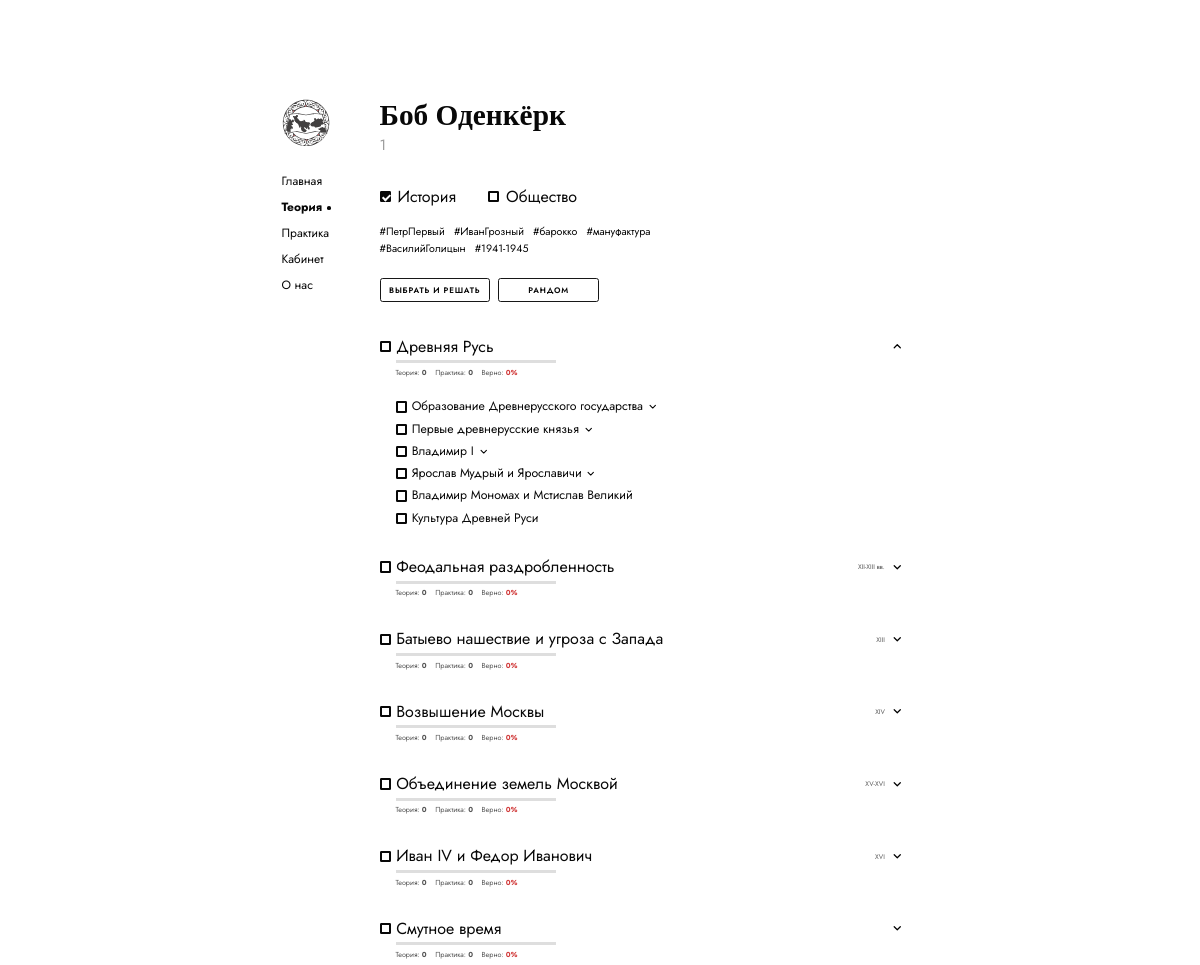
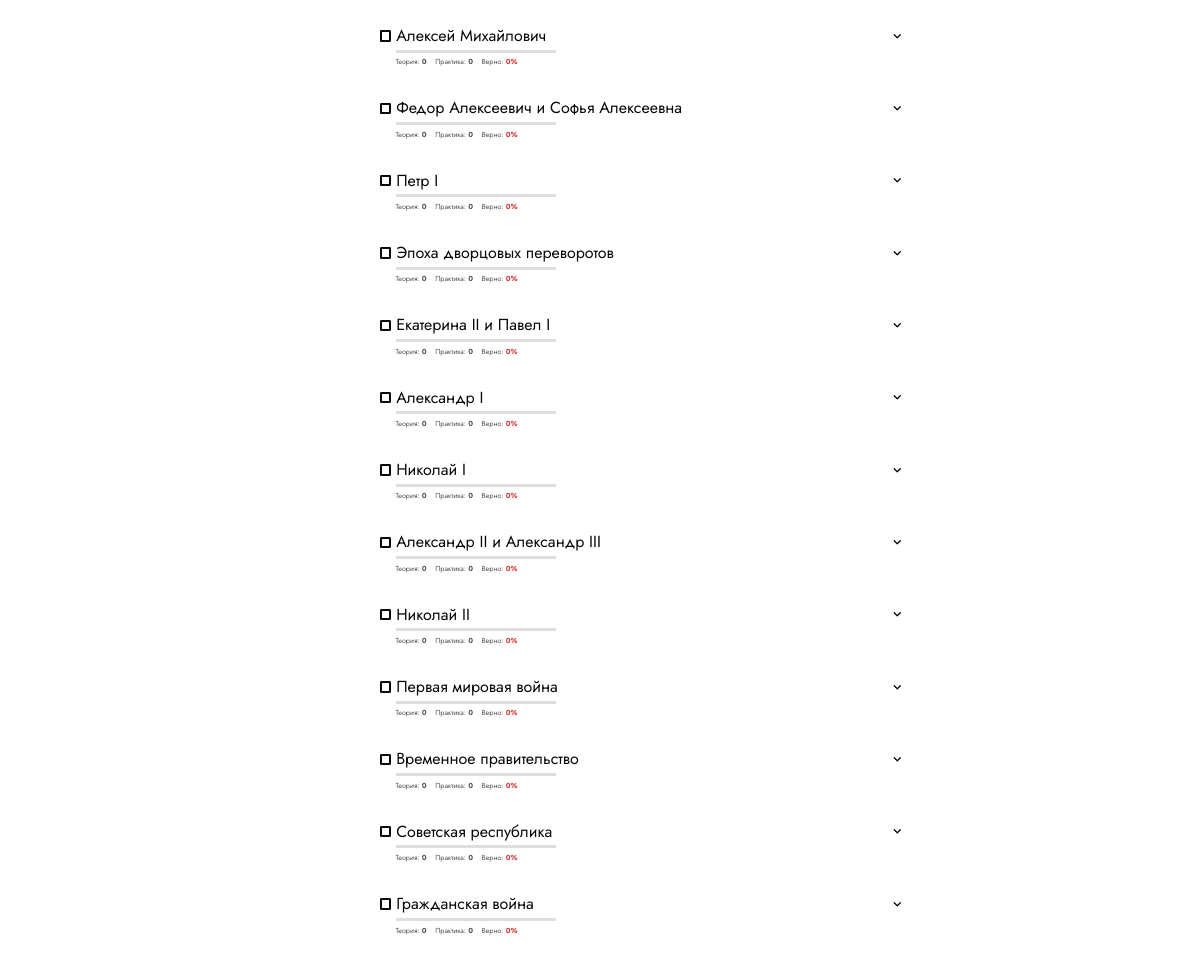
Page /rubricator/ (signed in, upper part) on the earlier database version (2 pictures, top to bottom).
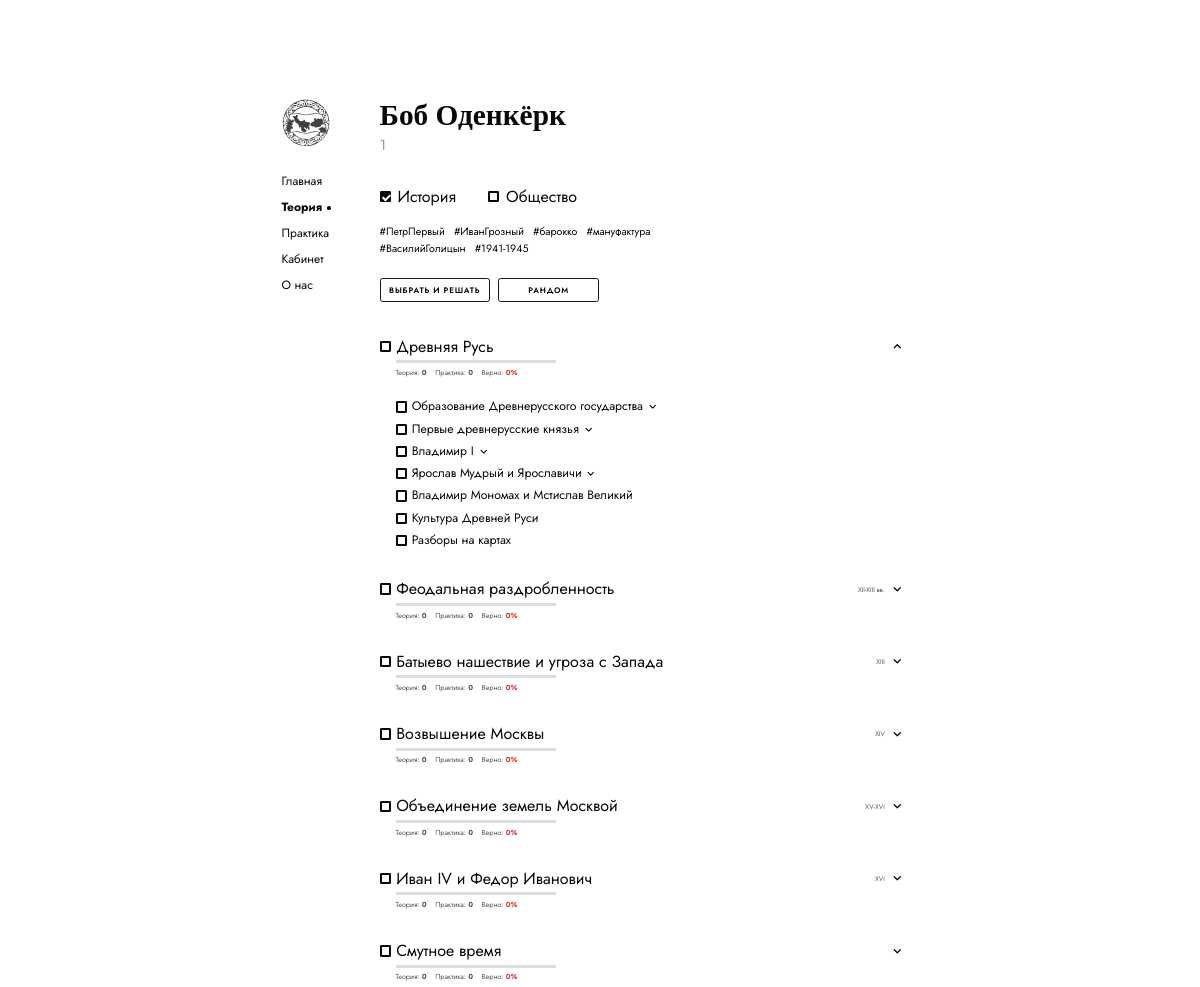
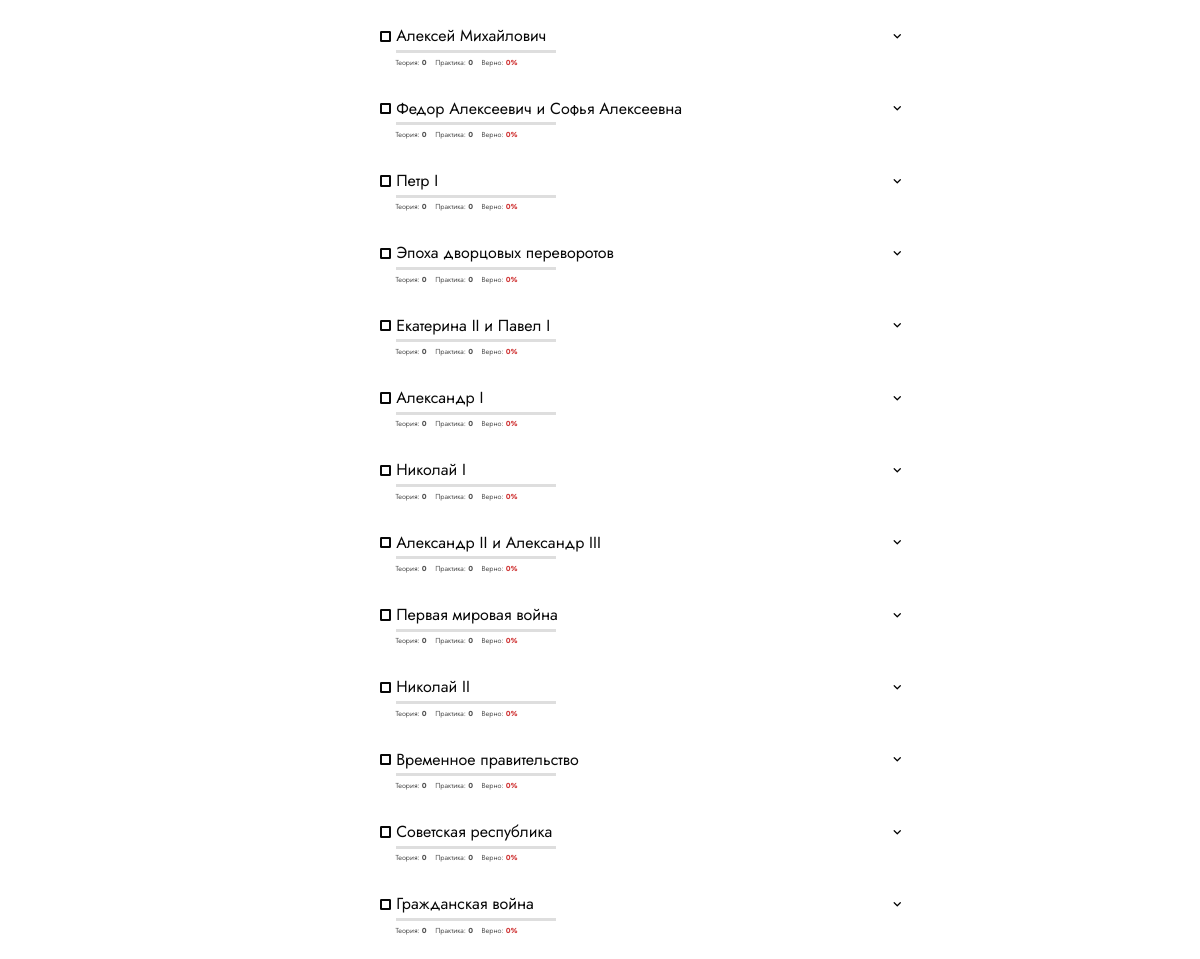
Same page on the later database version (2 pictures, top to bottom).
### learning/models.py (models this page shows, shortened)
class Student(models.Model):
    EXAM_CHOICES = [
        ("OGE", "ОГЭ"),
        ("EGE", "ЕГЭ"),
    ]
    name = models.CharField("Имя ученика", max_length=150)
    exam = models.CharField(
        "Экзамен",
        max_length=3,
        choices=EXAM_CHOICES
    )
    subjects = models.ManyToManyField(
        Subject,
        verbose_name="Предметы",
        related_name="students"
    )
    is_demo = models.BooleanField("Демонстрационный аккаунт", default=False)
    class Meta:
        verbose_name = "Ученик"
        verbose_name_plural = "Ученики"

class Subject(models.Model):
    title = models.CharField("Название предмета", max_length=100)
    description = models.TextField("Описание", blank=True)
    class Meta:
        verbose_name = "Предмет"
        verbose_name_plural = "Предметы"

class Topic(models.Model):
    subject = models.ForeignKey(
        Subject,
        on_delete=models.CASCADE,
        related_name="topics",
        verbose_name="Предмет"
    )
    title = models.CharField("Название темы", max_length=200)
    description = models.TextField("Краткое описание", blank=True)
    period = models.CharField("Период", max_length=100, blank=True)
    hashtags = models.CharField("Хештеги", max_length=300, blank=True,
                                help_text="Укажи через пробел, например: #ДревняяРусь #Князья")
    completion_percent = models.PositiveSmallIntegerField("Выполнение, %", default=0)
    theory_percent = models.PositiveSmallIntegerField("Теория, %", default=0)
    practice_percent = models.PositiveSmallIntegerField("Практика, %", default=0)
    correct_percent = models.PositiveSmallIntegerField("Верных ответов, %", default=0)
    order = models.PositiveIntegerField("Порядок", default=0)
    class Meta:
        verbose_name = "Тема"
        verbose_name_plural = "Темы"
        ordering = ["order", "id"]

class Lesson(models.Model):
    SPECIAL_CATEGORY_CHOICES = [
        ("", "Обычная подтема"),
        ("culture", "Культура"),
        ("maps", "Разборы на карте"),
    ]
    topic = models.ForeignKey(
        Topic,
        on_delete=models.CASCADE,
        related_name="lessons",
        verbose_name="Тематический блок"
    )
    title = models.CharField("Название подтемы", max_length=200)
    description = models.TextField("Краткое описание", blank=True)
    content = models.TextField("Теория", blank=True)
    completion_percent = models.PositiveSmallIntegerField("Выполнение, %", default=0)
    order = models.PositiveIntegerField("Порядок", default=0)
    is_published = models.BooleanField("Опубликована", default=False)
    special_category = models.CharField(
        "Особая категория",
        max_length=20,
        choices=SPECIAL_CATEGORY_CHOICES,
        blank=True,
        default="",
    )
    class Meta:
        verbose_name = "Подтема"
        verbose_name_plural = "Подтемы"
        ordering = ["order", "id"]

### learning/views.py (the view, shortened to what this page needs)
def rubricator(request):
    student_id = request.session.get("student_id")
    if not student_id:
        return redirect("subject_list")
    access = (
        StudentAccess.objects
        .select_related("student")
        .filter(student_id=student_id, is_active=True)
        .first()
    )
    if access is None:
        request.session.flush()
        return redirect("subject_list")
    student = access.student
    subjects = (
        student.subjects
        .prefetch_related("topics__lessons__microtopics")
        .all()
    )
    selection = request.session.get("rubricator_selection", {})
    has_saved_selection = bool(selection)
    selected_subject_ids = [str(item) for item in selection.get("subject_ids", [])]
    selected_topic_ids = [str(item) for item in selection.get("topic_ids", [])]
    selected_lesson_ids = [str(item) for item in selection.get("lesson_ids", [])]
    selected_microtopic_ids = [str(item) for item in selection.get("microtopic_ids", [])]
    context = {
        "student": student,
        "student_mood": request.session.get("student_mood", MOODS[0]),
        "subjects": subjects,
        "has_saved_selection": has_saved_selection,
        "selected_subject_ids": selected_subject_ids,
        "selected_topic_ids": selected_topic_ids,
        "selected_lesson_ids": selected_lesson_ids,
        "selected_microtopic_ids": selected_microtopic_ids,
    }
    return render(request, "learning/rubricator.html", context)

### learning/templates/learning/rubricator.html (shortened to what this page needs)
{% load static %}
<!DOCTYPE html>
<html lang="ru">
<head>
</head>
<body>
<div class="page">
    {% include "learning/includes/site_sidebar.html" with active_page="theory" %}
    <main class="main">
        <header class="head">
            <h1 class="user-name">
                {% if student.is_demo %}
                    Соул Гудман (Демо)
                {% else %}
                    {{ student.name }}
                {% endif %}
            </h1>
            <p class="mood">
                <span class="mood-name" id="mood-name">{{ student_mood|default:"атакующий катафракт" }}</span>
            </p>
        </header>
        <form id="rubricator-form" method="post">
            <div class="subjects" aria-label="Выбор предметов">
                {% for subject in subjects %}
                <label class="subject-check">
                    <span class="check-box"></span>
                    {% if subject.title == "Обществознание" %}Общество{% else %}{{ subject.title }}{% endif %}
                </label>
                {% empty %}
                <p class="empty-subject">
                    К аккаунту пока не подключены предметы.
                </p>
                {% endfor %}
            </div>
            <div class="subject-tags" aria-label="Популярные темы">
                <div class="tag-line">
                    <span>#ПетрПервый</span>
                    <span>#ИванГрозный</span>
                    <span>#барокко</span>
                    <span>#мануфактура</span>
                </div>
                <div class="tag-line">
                    <span>#ВасилийГолицын</span>
                    <span>#1941-1945</span>
                </div>
            </div>
            <div class="actions">
                <button
                    class="action-button action-button--main"
                    type="button"
                    id="choose-plan"
                >
                    ВЫБРАТЬ И РЕШАТЬ
                </button>
                <button
                    class="action-button"
                    type="button"
                    id="random-plan"
                >
                    РАНДОМ
                </button>
            </div>
            {% for subject in subjects %}
            <section
                class="subject-panel {% if forloop.first %}is-active{% endif %}"
                data-subject-id="{{ subject.id }}"
            >
                <div class="topic-list">
                    {% for topic in subject.topics.all %}
                    <article class="topic-item{% if forloop.first %} is-open{% endif %}" data-topic-id="{{ topic.id }}">
                        <div class="topic-heading">
                            <label class="topic-check">
                                <span class="check-box"></span>
                            </label>
                            <div class="topic-title-wrap">
                                <span class="topic-title">{{ topic.title }}</span>
                            </div>
                            <span class="topic-period">{{ topic.period }}</span>
                            <button
                                class="topic-expand"
                                type="button"
                                aria-label="Раскрыть подтемы"
                                aria-expanded="{% if forloop.first %}true{% else %}false{% endif %}"
                            >
                                <svg viewBox="0 0 14 14" fill="none" stroke="#000" stroke-width="2" stroke-linecap="round" stroke-linejoin="round" aria-hidden="true">
                                    <path d="M2 4.5l5 5 5-5"/>
                                </svg>
                            </button>
                        </div>
                        <div class="topic-progress">
                            <span
                                class="topic-chart"
                                style="--progress: {{ topic.completion_percent }}"
                                role="img"
                                aria-label="{{ topic.completion_percent }} процентов прогресса"
                            >
                            </span>
                        </div>
                        <div class="topic-meta">
                            <span>Теория: <b>{{ topic.theory_percent }}</b></span>
                            <span>Практика: <b>{{ topic.practice_percent }}</b></span>
                            <span>Верно: <b class="percent">{{ topic.correct_percent }}%</b></span>
                        </div>
                        <div class="topic-children">
                            {% for lesson in topic.lessons.all %}
                            <div class="subtopic-item">
                                <div class="subtopic-heading">
                                    <label class="subtopic-check">
                                        <span class="check-box"></span>
                                        <span class="subtopic-title">{{ lesson.title }}</span>
                                    </label>
                                    {% if lesson.microtopics.all %}
                                    <button
                                        class="subtopic-expand"
                                        type="button"
                                        aria-label="Раскрыть микротемы"
                                        aria-expanded="false"
                                    >
                                        <svg viewBox="0 0 14 14" fill="none" stroke="#000" stroke-width="2" stroke-linecap="round" stroke-linejoin="round" aria-hidden="true">
                                            <path d="M2 4.5l5 5 5-5"/>
                                        </svg>
                                    </button>
                                    {% endif %}
                                </div>
                            </div>
                            {% empty %}
                            <p class="no-lessons">Подтемы пока не добавлены.</p>
                            {% endfor %}
                        </div>
                    </article>
                    {% empty %}
                    <p class="empty-subject">
                        В этом предмете пока нет тематических блоков.
                    </p>
                    {% endfor %}
                </div>
            </section>
            {% endfor %}
        </form>
    </main>
</div>
</body>
</html>

### learning/templates/learning/includes/site_sidebar.html
{% load static %}
<aside class="side">
    <a href="/" aria-label="На главную">
        <img class="side-logo" src="{% static 'images/logo.svg' %}" alt="Логотип студии">
    </a>
    <nav class="side-nav" aria-label="Главное меню">
        <a href="/" {% if active_page == "home" %}class="active" aria-current="page"{% endif %}>Главная</a>
        <a href="{% url 'rubricator' %}" {% if active_page == "theory" %}class="active" aria-current="page"{% endif %}>Теория</a>
        <a href="/practice/" {% if active_page == "practice" %}class="active" aria-current="page"{% endif %}>Практика</a>
        <a href="{% url 'cabinet' %}" {% if active_page == "cabinet" %}class="active" aria-current="page"{% endif %}>Кабинет</a>
        <a href="/about/" {% if active_page == "about" %}class="active" aria-current="page"{% endif %}>О нас</a>
    </nav>
</aside>

Differences in the rows shown:
added Lesson: title "Разборы на картах", shown under Topic "Древняя Русь"
changed Topic "Первая мировая война": moves up the list
